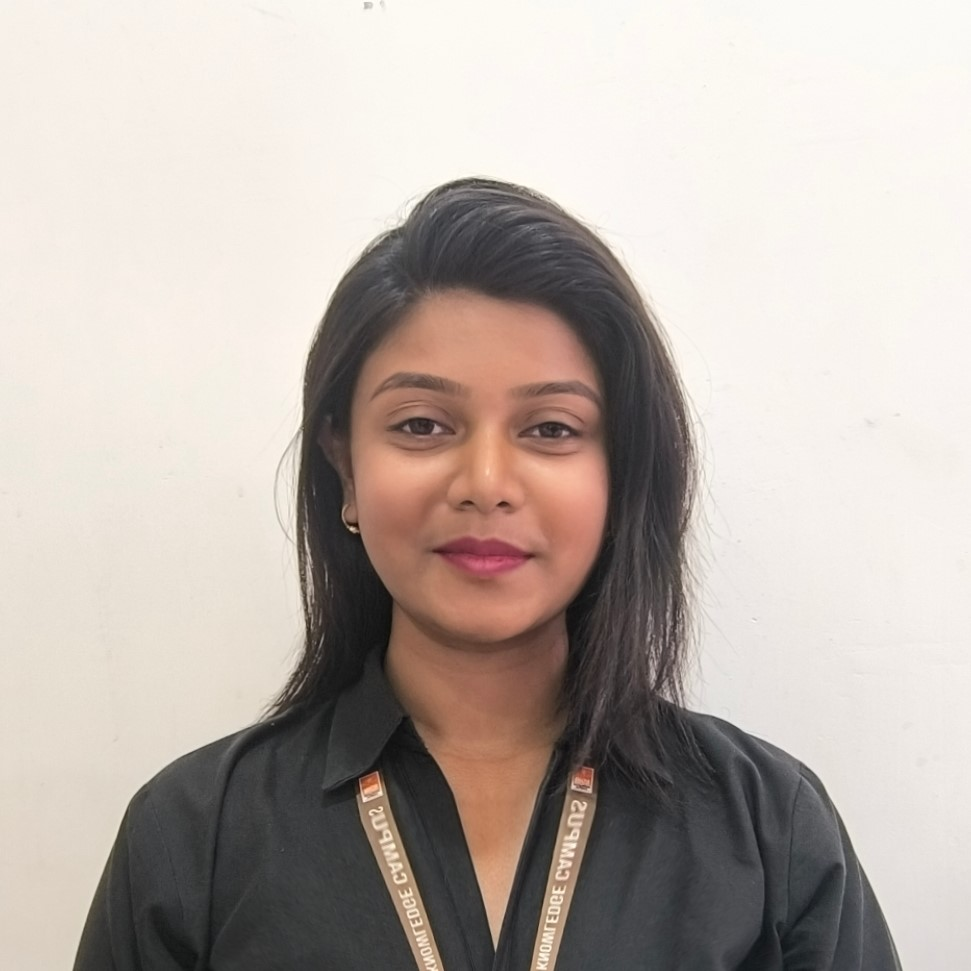
#> input picture images/passportcv.jpg, 971 x 971 px, found by its file name
$ python resize.py
#> lines starting #> are read from the running program, lines starting #| are printed output that depends on the picture
from PIL import Image

# Open the image
img = Image.open("C:\\Users\\Supriya\\Downloads\\Portfoliowebsite_template\\images\\passportcv.jpg")
#> img is the input picture: PIL image 971x971 RGB; mean R, G, B 186.4, 176.3, 169.7

# Resize the image
resized_img = img.resize((1000, 1194))
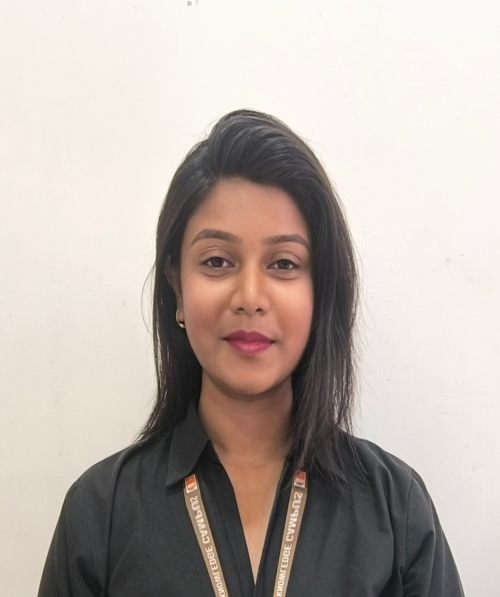
#> resized_img: PIL image 1000x1194 RGB (shown at 1/2 size); mean R, G, B 186.4, 176.3, 169.7

# Save the resized image
resized_img.save("C:\\Users\\Supriya\\Downloads\\Portfoliowebsite_template\\images\\piuimgcv.jpg")
